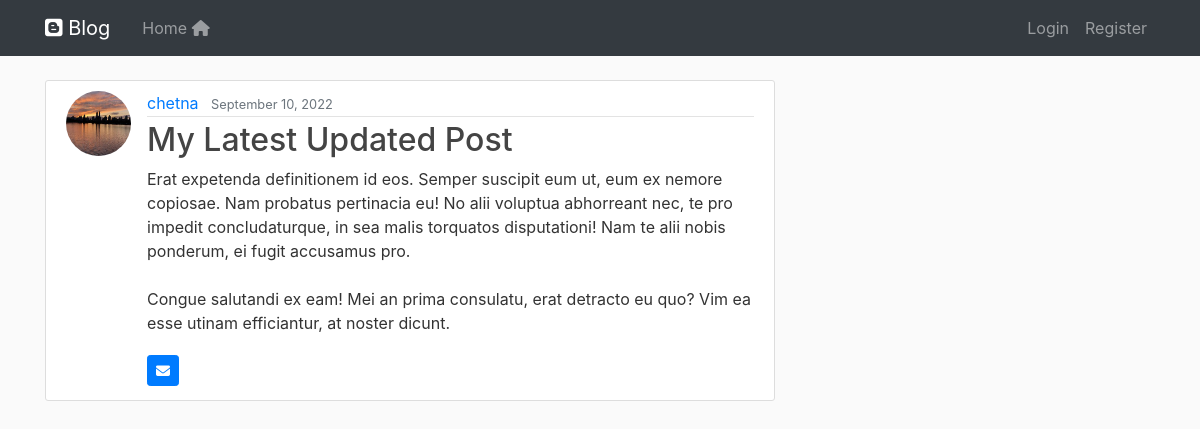
The app's page /post/31/ with its own data.
### blog/models.py (models this page shows, shortened)
class Post(models.Model):
    title = models.CharField(max_length=100)
    content = models.TextField()
    date_posted = models.DateTimeField(default=timezone.now)
    author = models.ForeignKey(User, on_delete= models.CASCADE)

### users/models.py (models this page shows, shortened)
class Profile(models.Model):
    user = models.OneToOneField(User, on_delete= models.CASCADE)
    image = models.ImageField(default = 'default.jpg', upload_to='profile_pics')

### blog/views.py (the view)
# urls.py: path('post/<int:pk>/', PostDetailView.as_view(), name='post-detail'),
class PostDetailView(DetailView):
    model = Post
    fields = ["title", "content"]

### blog/templates/blog/post_detail.html (shortened to what this page needs)
{% extends "blog/base.html" %}
{% block content %}
    <article class="media content-section">
        <img class="rounded-circle article-img" src="{{ object.author.profile.image.url}}"/>
        <div class="media-body">
        <div class="article-metadata">
            <a class="mr-2" href="{% url 'user-posts' object.author.username %}">{{ object.author }}</a>
            <small class="text-muted">{{ object.date_posted|date:"F d, Y" }}</small>
        </div>
        <h2 class="article-title">{{ object.title }}</h2>
        <p class="article-content">{{ object.content }}</p>
        <a class="btn btn-primary  btn-sm mt-1 mb-1" data-toggle="tooltip" data-placement="right" title="Send to your email" href="{% url 'send-email' object.id %}">
            <i class="fa-solid fa-envelope"></i>
        </a>
        </div>
    </article>
{% endblock content %}

### blog/static/blog/main.css (style rules this page uses)
h1, h2, h3, h4, h5, h6 { color: #444444; }
.content-section { background: #ffffff; padding: 10px 20px; border: 1px solid #dddddd; border-radius: 3px; margin-bottom: 20px; }
.article-title { color: #444444; }
.article-content { white-space: pre-line; }
.article-img { height: 65px; width: 65px; margin-right: 16px; }
.article-metadata { padding-bottom: 1px; margin-bottom: 4px; border-bottom: 1px solid #e3e3e3 }

### records on screen
Post: author.profile.image (picture), author "chetna", date_posted "September 10, 2022", title "My Latest Updated Post", content "Erat expetenda definitionem id eos. Semper suscipit eum ut, eum ex nemore copiosae. Nam probatus pertinacia eu! No alii voluptua abhorreant nec, te pro impedit concludaturque, in sea malis torquatos disputationi! Nam te alii nobis ponderum, ei fugit accusamus pro. Congue salutandi ex eam! Mei an prima consulatu, erat detracto eu quo? Vim ea esse utinam efficiantur, at noster dicunt."
